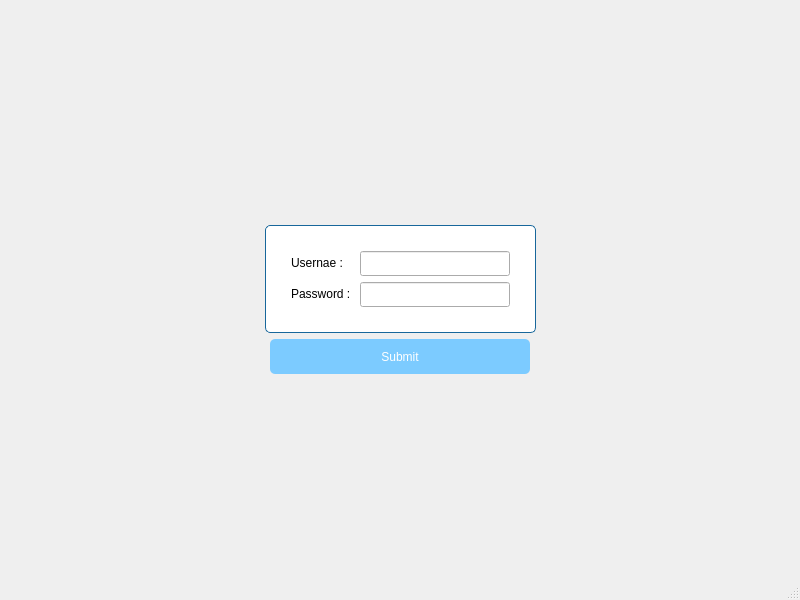
<?xml version="1.0" encoding="UTF-8"?>
<ui version="4.0">
 <class>MainWindow</class>
 <widget class="QMainWindow" name="MainWindow">
  <property name="geometry">
   <rect>
    <x>0</x>
    <y>0</y>
    <width>800</width>
    <height>600</height>
   </rect>
  </property>
  <property name="windowTitle">
   <string>MainWindow</string>
  </property>
  <widget class="QWidget" name="centralwidget">
   <property name="styleSheet">
    <string notr="true">#centralwidget{
border-image: url( :/login_bg.png);
}</string>
   </property>
   <layout class="QVBoxLayout" name="verticalLayout">
    <item>
     <spacer name="verticalSpacer">
      <property name="orientation">
       <enum>Qt::Vertical</enum>
      </property>
      <property name="sizeHint" stdset="0">
       <size>
        <width>20</width>
        <height>40</height>
       </size>
      </property>
     </spacer>
    </item>
    <item>
     <layout class="QHBoxLayout" name="horizontalLayout_2">
      <property name="topMargin">
       <number>20</number>
      </property>
      <item>
       <spacer name="horizontalSpacer_3">
        <property name="orientation">
         <enum>Qt::Horizontal</enum>
        </property>
        <property name="sizeHint" stdset="0">
         <size>
          <width>40</width>
          <height>20</height>
         </size>
        </property>
       </spacer>
      </item>
      <item>
       <widget class="QFrame" name="formFrame">
        <property name="styleSheet">
         <string notr="true">#formFrame{
border: 1px solid rgb(24, 103, 155);
border-radius: 5px;
background-color: white;
}</string>
        </property>
        <layout class="QFormLayout" name="formLayout">
         <property name="leftMargin">
          <number>25</number>
         </property>
         <property name="topMargin">
          <number>25</number>
         </property>
         <property name="rightMargin">
          <number>25</number>
         </property>
         <property name="bottomMargin">
          <number>25</number>
         </property>
         <item row="0" column="0">
          <widget class="QLabel" name="label">
           <property name="text">
            <string>Usernae : </string>
           </property>
          </widget>
         </item>
         <item row="0" column="1">
          <widget class="QLineEdit" name="lineEdit">
           <property name="minimumSize">
            <size>
             <width>150</width>
             <height>25</height>
            </size>
           </property>
          </widget>
         </item>
         <item row="1" column="0">
          <widget class="QLabel" name="label_2">
           <property name="text">
            <string>Password : </string>
           </property>
          </widget>
         </item>
         <item row="1" column="1">
          <widget class="QLineEdit" name="lineEdit_2">
           <property name="minimumSize">
            <size>
             <width>150</width>
             <height>25</height>
            </size>
           </property>
          </widget>
         </item>
        </layout>
       </widget>
      </item>
      <item>
       <spacer name="horizontalSpacer_4">
        <property name="orientation">
         <enum>Qt::Horizontal</enum>
        </property>
        <property name="sizeHint" stdset="0">
         <size>
          <width>40</width>
          <height>20</height>
         </size>
        </property>
       </spacer>
      </item>
     </layout>
    </item>
    <item>
     <layout class="QHBoxLayout" name="horizontalLayout">
      <item>
       <spacer name="horizontalSpacer">
        <property name="orientation">
         <enum>Qt::Horizontal</enum>
        </property>
        <property name="sizeHint" stdset="0">
         <size>
          <width>40</width>
          <height>20</height>
         </size>
        </property>
       </spacer>
      </item>
      <item>
       <widget class="QPushButton" name="pushButton">
        <property name="minimumSize">
         <size>
          <width>260</width>
          <height>35</height>
         </size>
        </property>
        <property name="styleSheet">
         <string notr="true">border:  1px soild rgb(24, 103, 155);
border-radius: 5px;
background-color:  rgb(124, 203, 255);
color: white;</string>
        </property>
        <property name="text">
         <string>Submit</string>
        </property>
       </widget>
      </item>
      <item>
       <spacer name="horizontalSpacer_2">
        <property name="orientation">
         <enum>Qt::Horizontal</enum>
        </property>
        <property name="sizeHint" stdset="0">
         <size>
          <width>40</width>
          <height>20</height>
         </size>
        </property>
       </spacer>
      </item>
     </layout>
    </item>
    <item>
     <spacer name="verticalSpacer_2">
      <property name="orientation">
       <enum>Qt::Vertical</enum>
      </property>
      <property name="sizeHint" stdset="0">
       <size>
        <width>20</width>
        <height>40</height>
       </size>
      </property>
     </spacer>
    </item>
   </layout>
  </widget>
  <widget class="QMenuBar" name="menubar">
   <property name="geometry">
    <rect>
     <x>0</x>
     <y>0</y>
     <width>800</width>
     <height>21</height>
    </rect>
   </property>
  </widget>
  <widget class="QStatusBar" name="statusbar"/>
 </widget>
 <resources/>
 <connections/>
</ui>
